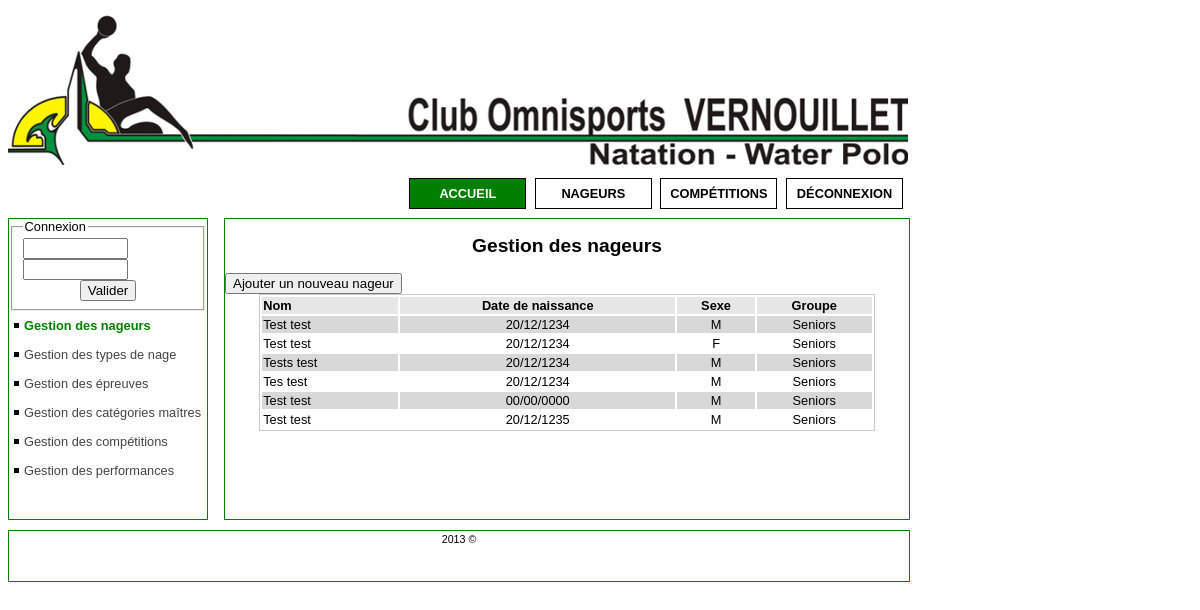
Screenshot of /gestion_nageurs.php with the database file from the repository.
### tables this page shows
CREATE TABLE IF NOT EXISTS `nageur` (
  `idnageur` int(11) NOT NULL AUTO_INCREMENT,
  `nom` varchar(45) NOT NULL,
  `prenom` varchar(45) NOT NULL,
  `date_de_naissance` date NOT NULL,
  `sexe` varchar(45) NOT NULL,
  `groupe` varchar(45) NOT NULL,
  PRIMARY KEY (`idnageur`)
);

### model/class.nageur.php (called while the page is built, shortened)
<?php
class nageur {
    private static $table = 'nageur';
    public static function rechercherTout() {
        $res = mysql_query("SELECT * FROM `" . self::$table . "`") or die(mysql_error());
        if (mysql_num_rows($res) != 0) {
            $nageurs = array();
            while (($ligne = mysql_fetch_array($res)) !== FALSE) {
                $nageurs[] = $ligne;
            }
            return $nageurs;
        }
        return false;
    }
}

### gestion_nageurs.php (the view)
<?php include './entete.php' ?>
<div class="contenu">
    <center><h2>Gestion des nageurs</h2></center>
    <span><a href="formulaire_nageur.php"><button>Ajouter un nouveau nageur</button></a></span>
    <center>
        <div id="afficheur">
            <table>
                <tr>
                    <th align="left">Nom</th>
                    <th>Date de naissance</th>
                    <th>Sexe</th>
                    <th>Groupe</th>
                    <?php
                    include 'model/class.nageur.php';
                    $nageurs = nageur::rechercherTout();
                    if (!$nageurs) {
                        echo "Il n'existe aucun nageur enregistr&eacute;";
                    } else {
                        $style = "lignePaire";
                        foreach ($nageurs as $key => $nageur) {
                            if($key % 2 == 0){
                                 $style = "lignePaire";
                            }else{
                                 $style = "ligneImpaire";
                            }
                            $explode = explode('-', $nageur['date_de_naissance']);
                            $nageur['date_de_naissance'] = $explode[2].'/'.$explode[1].'/'.$explode[0];
                            ?>
                        <tr id="<?= $style ?>">
                            <td><?= $nageur['nom'].' '.$nageur['prenom'] ?> </td>
                            <td align="center"><?= $nageur['date_de_naissance'] ?> </td>
                            <td align="center"><?= $nageur['sexe'] ?> </td>
                            <td align="center"><?= $nageur['groupe'] ?> </td>
                        </tr>
                        <?php
                    }
                }
                ?>
                </tr>
            </table>
        </div>
    </center>
</div>
<?php include './pied_de_page.php' ?>

### entete.php (shortened to what this page needs)
<?php
$page = $_SERVER['SCRIPT_NAME'];
?>
<!DOCTYPE html>
<html>
    <head>
        <link type="text/css" href="css/style.css"  rel="stylesheet"/>
    </head>
    <body>
        <div id="all">
            <div id="header">
                <div class="logo"></div>
                <ul class="menuH">
                     <a href="index.php">
                        <li id="<?php
                        if (strpos($page, 'index') !== false || strpos($page, 'gestion') !== false ||
                                strpos($page, 'formulaire') !== false || strpos($page, 'enregistrement_ok') !== false) {
                            echo 'current';
                        }
                        ?>">Accueil</li>
                    </a>
                    <a href="nageurs.php">
                        <li id="<?php
                        if (strpos($page, '/nageurs') !== false) {
                            echo 'current';
                        }
                        ?>">Nageurs</li>
                    </a>
                    <a href="competitions.php">
                        <li id="<?php
                        if (strpos($page, '/competitions') !== false) {
                            echo 'current';
                        }
                        ?>">Comp&eacute;titions</li>
                    </a>
                    <a href="deconnexion.php">
                        <li>D&eacute;connexion</li>
                    </a>
                </ul>
            </div>
            <div id="principal">
                <div class="menuV">
                    <div id="connexion">
                        <fieldset>
                            <legend>Connexion</legend>
                            <form method="post" action="">
                                <input type="text" name="login" size="10"/>
                                <input type="password" name="mot_de_passe" size="10"/>
                                <center>
                                    <input type="submit" value="Valider"/>
                                </center>
                            </form>
                        </fieldset>
                    </div>
                    <ul class="menu">
                        <li  id="<?php
                        if (strpos($page, 'gestion_nageurs') !== false || strpos($page, 'formulaire_nageur') !== false) {
                            echo 'current2';
                            }?>"><a href="gestion_nageurs.php">Gestion des nageurs</a></li>
                        <li id="<?php
                        if (strpos($page, 'gestion_types_nage') !== false) {
                            echo 'current2';
                            }?>"><a href="gestion_types_nage.php">Gestion des types de nage</a></li>
                        <li id="<?php
                        if (strpos($page, 'gestion_epreuves') !== false) {
                            echo 'current2';
                            }?>"><a href="gestion_epreuves.php">Gestion des &eacute;preuves</a></li>
                        <li id="<?php
                        if (strpos($page, 'gestion_categories_maitres') !== false) {
                            echo 'current2';
                            }?>"><a href="gestion_categories_maitres.php">Gestion des cat&eacute;gories ma&icirc;tres</a></li>
                        <li id="<?php
                        if (strpos($page, 'gestion_competitions') !== false) {
                            echo 'current2';
                            }?>"><a href="gestion_competitions.php">Gestion des comp&eacute;titions</a></li>
                        <li id="<?php
                        if (strpos($page, 'gestion_performances') !== false) {
                            echo 'current2';
                            }?>"><a href="gestion_performances.php">Gestion des performances</a></li>
                    </ul>
                </div>

### pied_de_page.php
</div>
<div id="pied_de_page">
    <center><small> 2013 &copy;</small></center>
</div>
</div>
</body>
</html>

### css/style.css (style rules this page uses)
body { font-family: arial,helvetica,sans-serif; }
#all { width: 900px; min-height: 600px; font-size: 0.8em; }
#header { width: 100%; height: 200px; }
.logo { height: 157px; background: url(../images/entete.png) no-repeat; }
ul.menuH { float: right; }
.menuH li { display: inline-table; list-style: none; margin-right: 5px; width: 115px; padding-top: 7px; padding-bottom: 7px; text-align: center; background-color: appworkspace; border: solid 1px black; text-decoration: none; text-transform: uppercase; font-weight: bold; }
.menuH a { text-decoration: none; color: black; }
* a { text-decoration: none; cursor: pointer; }
#principal { min-height: 300px; width: 100%; margin-top: 10px; }
.menuV { width: 22%; min-height: 300px; float: left; border: solid 1px green; margin-bottom: 5px; }
.contenu { margin-top: 5px; width: 76%; border: solid 1px green; min-height: 300px; margin-left: 24%; }
#pied_de_page { clear: both; width: 100%; height: 50px; margin-top: 10px; border: solid 1px green; }
#current { background-color: green; }
#current2 { font-weight: bold; }
#current2 a { color: green; }
a #current { color: white; }
#connexion { width: 100%; }
.menuV a { text-decoration: none; }
ul.menu { list-style-type: none !important; }
ul.menu li a:link, ul.menu li a:visited { background: url("../images/puce.gif") no-repeat scroll 5px 12px transparent; color: #444444; }
ul.menu li a:link, ul.menu li a:visited { display: block; padding: 7px 4px 7px 15px; text-decoration: none; }
ul.menu { margin: 0; padding: 0; }
#afficheur table { width: 90%; border:solid 1px #cfcaca ; }
#afficheur th { background-color: #E6E6E6; }
#lignePaire { background-color: #D8D8D8; }
#ligneImpaire { background-color: white; }

### rows the page displays
nageur: nom "Test", prenom "test", date_de_naissance "20/12/1234", sexe "M", groupe "Seniors"
nageur: nom "Test", prenom "test", date_de_naissance "20/12/1234", sexe "F", groupe "Seniors"
nageur: nom "Tests", prenom "test", date_de_naissance "20/12/1234", sexe "M", groupe "Seniors"
nageur: nom "Tes", prenom "test", date_de_naissance "20/12/1234", sexe "M", groupe "Seniors"
nageur: nom "Test", prenom "test", date_de_naissance "00/00/0000", sexe "M", groupe "Seniors"
nageur: nom "Test", prenom "test", date_de_naissance "20/12/1235", sexe "M", groupe "Seniors"
